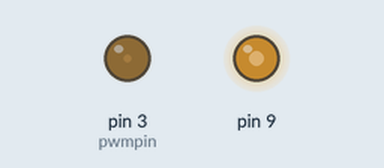
Bench run of a sketch on a simulated Arduino Uno, built with avr-gcc and run on an emulated ATmega328P. Parts: output pins drawn as LEDs (lit = HIGH).

Above: at 0.1 s.
At 15.1 s:
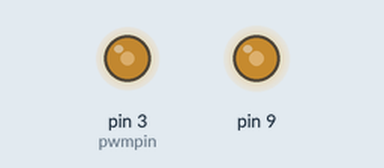
At 24.1 s:
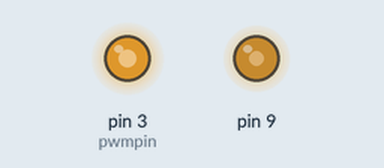
At 33.1 s:
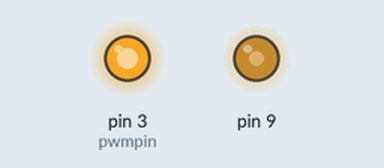
Timing chart, 0 to 40.0 s (numbered marks = the images above):
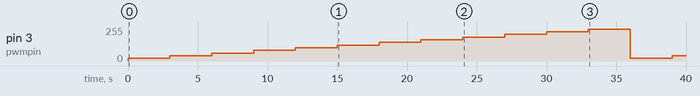

Measured:
- by itself, pin 3 (pwmpin): 0/255 → 20/255 at 0.00 s, → 40/255 3.0 s later, → 60/255 3.0 s later, → 80/255 3.0 s later, … (14 changes in this stretch)

The sketch:

PWM_voltage_doubler_test.ino
```cpp
// Choosing pin 2 for the PWM output
int pwmpin = 3;

// Output voltage should be 3V so 255*3/5 = 153
int aout = 20;

// the setup routine runs once when you press reset:
void setup() {
  // initialize the digital pin as an output.
  pinMode(pwmpin, OUTPUT);
  DDRB = _BV(DDB1);                  //set OC1A/PB1 as output (Arduino pin D9, DIP pin 15)
  TCCR1A = _BV(COM1A0);              //toggle OC1A on compare match
  OCR1A = 7;                         //top value for counter
  TCCR1B = _BV(WGM12) | _BV(CS10);   //CTC mode, prescaler clock/1
}

// the loop routine runs over and over again forever:
void loop() {
  // step up voltage gradually
  for (int aout = 20; aout < 255; aout = aout + 20){
    analogWrite(pwmpin, aout);
    delay(3000);
  }
  aout = 20;
}
```
